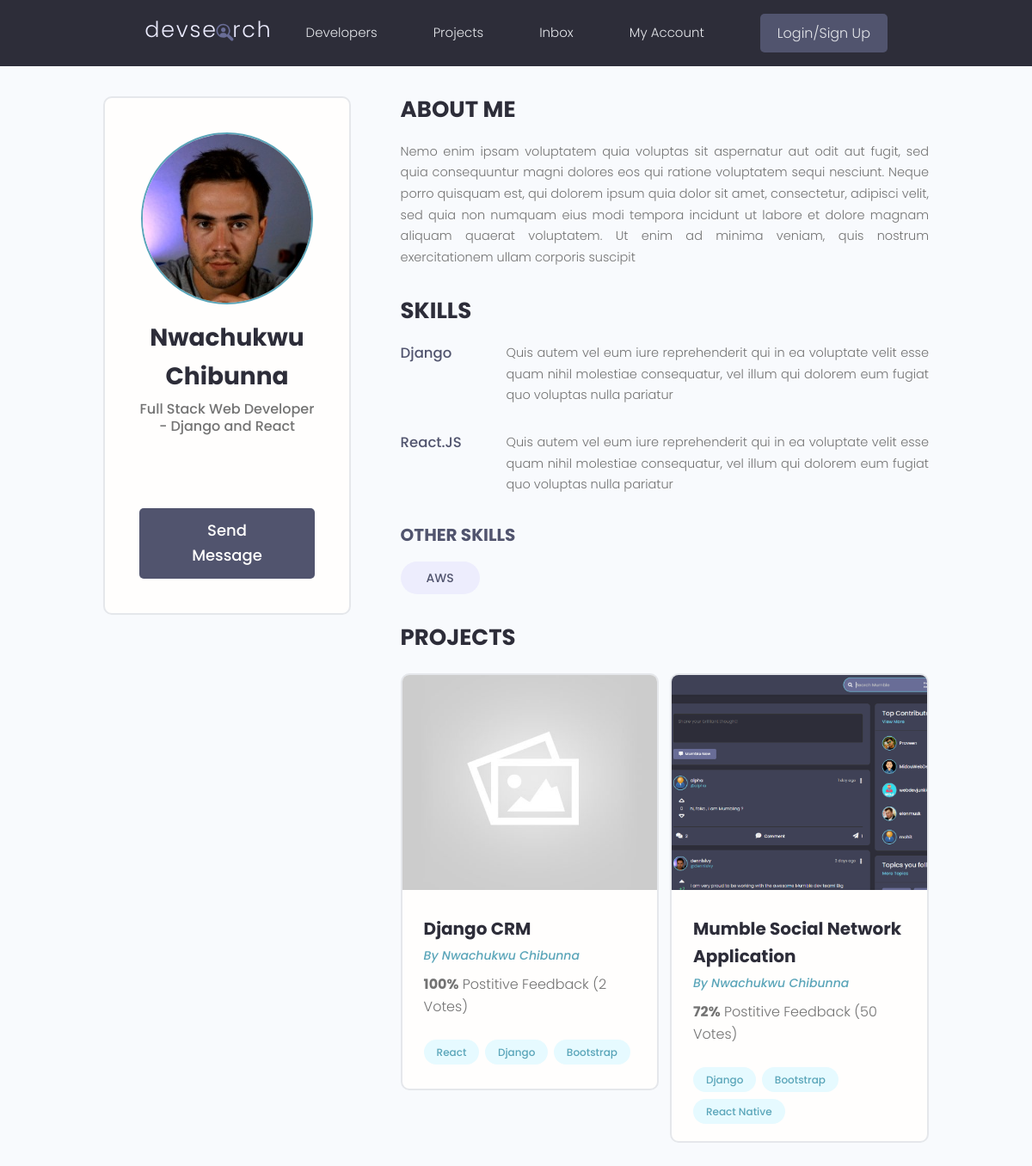
Page /profile/b1259275-53a3-491c-bf79-f12fe0006e2e on the committed database.
### user/models.py (models this page shows, shortened)
class Profile(models.Model):
    user = models.OneToOneField(User, on_delete = models.CASCADE)
    name = models.CharField(max_length = 200, blank = True, null = True,)
    username = models.CharField(max_length = 200, blank = True, null = True,)
    image = models.ImageField(blank = True, null = True, upload_to = 'static/profile', default='profile/user-default.png')
    email = models.EmailField(blank=True, null=True, default='devsearch@email.com')
    profession = models.CharField(max_length = 500, blank = True, null = True,)
    bio  = models.TextField(blank = True, null = True,)
    social_linkedin = models.CharField(max_length = 2000, blank = True, null = True,)
    social_website= models.CharField(max_length = 2000, blank = True, null = True,)
    created = models.DateTimeField(auto_now_add = True)
    id = models. UUIDField(default = uuid.uuid4, editable = False, primary_key = True, unique = True)
    location = models.CharField(max_length = 200, blank = True, null = True,)

class Skill(models.Model):
    owner = models.ForeignKey(Profile, on_delete = models.CASCADE)
    name = models.CharField(max_length = 200, default = '',  blank = True, null = True,)
    about = models.TextField(default = "About Skills", blank = True, null = True)
    created = models.DateTimeField(auto_now_add = True)
    id = models. UUIDField(default = uuid.uuid4, editable = False, primary_key = True, unique = True)
    def __str__(self):
        return self.name

### project/models.py (models this page shows, shortened)
class Project(models.Model):
    owner = models.ForeignKey(Profile, on_delete = models.CASCADE, null = True, blank = True)
    title = models.CharField(max_length = 200)
    description = models.TextField(null=True, blank=True)
    image = models.ImageField(upload_to = 'img', default = 'img/default.jpg')
    tags = models.ManyToManyField('Tag')
    demo_link = models.CharField(max_length = 2000, null=True, blank=True)
    source_link = models.CharField(max_length = 2000, null=True, blank=True)
    id = models.UUIDField(default = uuid.uuid4, editable = False, unique = True, primary_key = True)
    vote_ratio = models.IntegerField(default=0, null = True, blank = True)
    vote_total = models.IntegerField(default=0, null = True, blank = True)
    created = models.DateTimeField(auto_now_add = True)
    class Meta:
        ordering = ['-vote_ratio', '-vote_total', 'title']

class Tag(models.Model):
    name = models.CharField(max_length=200)
    def __str__(self):
        return self.name

### user/views.py (the view)
# urls.py: path('profile/<str:pk>', views.ProfileDetail, name = 'profile-detail'),
def ProfileDetail(request, pk):
    profile = Profile.objects.get(id=pk)
    skill_d = profile.skill_set.filter(about__gte = '20')
    skill = profile.skill_set.exclude(about__gte = '20')
    projects = profile.project_set.all()
    context = {'profile': profile, 'skill_d': skill_d, 'skill': skill, 'projects':projects}
    return render(request, 'user/ProfileDetail.html', context)

### user/templates/user/ProfileDetail.html (shortened to what this page needs)
{% extends 'base.html' %}
{% block content %}
<main class="profile my-md">
    <div class="container">
      <div class="layout">
        <div class="column column--1of3">
          <div class="card text-center">
            <div class="card__body dev">
              <img class="avatar avatar--xl" src="{{profile.image.url}}" />
              <h2 class="dev__name">{{profile.name}}</h2>
              <p class="dev__title">{{profile.profession}}</p>
              <p class="dev__location"{{profile.location}}</p>
              <ul class="dev__social">
              </ul>
              <a href="{% url 'send-message' profile.id %}" class="btn btn--sub btn--lg">Send Message </a>
            </div>
          </div>
        </div>
        <div class="column column--2of3">
          <div class="devInfo">
            <h3 class="devInfo__title">About Me</h3>
            <p class="devInfo__about">
             {{profile.bio}}
            </p>
          </div>
          <div class="devInfo">
            <h3 class="devInfo__title">Skills</h3>
            <div class="devInfo__skills">
                {% for s in skill_d %}
              <div class="devSkill">
                <h4 class="devSkill__title">{{s}}</h4>
                <p class="devSkill__info">
                  {{s.about}}
                </p>
              </div>
             {% endfor %}
              <h3 class="devInfo__subtitle">Other Skills</h3>
              <div class="devInfo__otherSkills">
                  {% for s in skill %}
                <span class="tag tag--pill tag--sub tag--lg">
                  <small>{{s}}</small>
                </span>
                {% endfor %}
              </div>
            </div>
          </div>
          <div class="devInfo">
            <h3 class="devInfo__title">Projects</h3>
            <div class="grid grid--two">
              {% for project in projects %}
              <div class="column">
                <div class="card project">
                  <a href="single-project.html" class="project">
                    <img class="project__thumbnail" src="{{project.image.url}}" alt="project thumbnail" />
                    <div class="card__body">
                      <h3 class="project__title">{{project.title}}</h3>
                      <p><a class="project__author" href="{% url 'profile-detail' project.owner.id %}">By {{project.owner.name}}</a></p>
                      <p class="project--rating">
                        <span style="font-weight: bold;">{{project.vote_ratio}}%</span> Postitive
                        Feedback ({{project.vote_total}} Vote{{project.vote_total|pluralize:"s"}})
                      </p>
                      <div class="project__tags">
                        {% for tag in project.tags.all %}
                        <span class="tag tag--pill tag--main">
                          <small>{{tag}}</small>
                        </span>
                        {% endfor %}
                      </div>
                    </div>
                  </a>
                </div>
              </div>
              {% endfor %}
            </div>
          </div>
        </div>
      </div>
    </div>
  </main>
{% endblock %}

### static/styles/app.css (style rules this page uses)
:root { --color-sub: #2d2d39; }
.btn--sub { background-color: var(--color-sub-light); }
.card { border: 2px solid var(--color-light); }
img { width: 100%; }
.profile .card > .dev { padding: 4rem; }
.dev__name { color: var(--color-sub); font-size: 2.8rem; font-weight: 700; margin-top: 1rem; margin-bottom: 0.5rem; }
.dev__title { font-size: 1.6rem; font-weight: 500; line-height: 1.3; }
.dev__location { margin-top: 1rem; }
.dev__social { margin: 3rem 0; list-style: none; display: flex; justify-content: center; gap: 1.5rem; }
.devInfo { margin-bottom: 3rem; }
.devInfo__title, .devInfo__subtitle { font-size: 2.6rem; color: var(--color-sub); text-transform: uppercase; font-weight: 700; margin-bottom: 1.5rem; }
.devInfo__subtitle { font-size: 2rem; color: var(--color-sub-light); }
.devInfo__about, .devSkill__info { font-size: 1.45rem; line-height: 1.7; text-align: justify; }
.devSkill { margin-bottom: 3rem; }
.devSkill__title { font-size: 1.65rem; font-weight: 500; color: var(--color-sub-light); }
@media screen and (min-width: 700px) { .devSkill { display: flex; justify-content: space-between; gap: 3rem; } }
@media screen and (min-width: 700px) { .devSkill__info { flex-basis: 80%; } }
.project__author { font-size: 1.4rem; font-style: italic; }
.project--rating { margin-bottom: 1.6em; margin-top: .5em; }
.project__thumbnail { height: 25rem; object-fit: cover; object-position: top center; }
.project__title { font-size: 2rem; font-weight: 700; color: var(--color-sub); }

### static/uikit/styles/modules/_variables.css (style rules this page uses)
:root { --color-main: #5aa5b9; --color-main-light: #e6faff; --color-sub: #3f4156; --color-sub-light: #51546e; --color-sub-lighter: #ededfd; --color-text: #737373; --color-gray: #8b8b8b; --color-light: #e5e7eb; --color-light-gray: #767676; --color-bg: #f8fafd; --color-white: #fffefd; --color-white-light: #f3f3f3; --color-success: #359e64; --color-success-bg: #def8e8; --color-error: #fc4b0b; --color-error-bg: #fff2ee; --font-base: 'Poppins', arial, helvetica, 'Segoe UI', roboto, ubuntu, sans-serif; --font-monospace: 'Fira Code', 'Courier New', courier, monospace; --font-regular: 300; --font-medium: 500; --font-bold: 700; --generic-shadow: 1px 1px 5px #00000010; --generic-transition: all 0.3s ease-in-out; }

### static/uikit/styles/modules/_base.css (style rules this page uses)
* { margin: 0; padding: 0; box-sizing: border-box; text-rendering: optimizeLegibility; color: inherit; font-size: inherit; }
html { font-size: 50%; }
@media only screen and (min-width: 480px) { html { font-size: 56.25%; } }
@media only screen and (min-width: 1200px) { html { font-size: 62.5%; } }
body { line-height: 1.6; font-weight: 400; font-size: 1.5rem; color: var(--color-text); background-color: var(--color-bg); min-height: 100vh; }

### static/uikit/styles/modules/_typography.css (style rules this page uses)
* { font-family: var(--font-base); }
h2 { font-size: 3.6rem; font-weight: var(--font-bold); }
h3 { font-size: 3.2rem; font-weight: var(--font-medium); }
h4 { font-size: 2.8rem; font-weight: var(--font-medium); }
p, span, strong { font-size: 1.6rem; color: var(--color-text); font-weight: var(--font-regular); }
a { padding-bottom: 2px; text-decoration: none; display: inline-block; color: var(--color-main); font-weight: var(--font-medium); }

### static/uikit/styles/modules/_utilities.css (style rules this page uses)
.container { width: 92%; max-width: 165rem; margin: 0 auto; box-sizing: border-box; }
@media screen and (min-width: 1000px) { .container { width: 90%; } }
@media screen and (min-width: 1200px) { .container { width: 80%; } }
.text-center { text-align: center; }
.my-md { margin: 3rem auto; }

### static/uikit/styles/modules/_avatar.css (style rules this page uses)
.avatar { border-radius: 50%; border: 2px solid var(--color-main); object-fit: cover; }
.avatar--xl { height: 20rem; width: 20rem; }

### static/uikit/styles/modules/_button.css (style rules this page uses)
.btn { display: inline-block; position: relative; cursor: pointer; background-color: var(--color-light); font-weight: var(--font-medium); color: var(--color-sub); text-decoration: none; padding: 1rem 2rem; border-radius: 0.5rem; border: none; width: -webkit-fit-content; width: -moz-fit-content; width: fit-content; height: -webkit-fit-content; height: -moz-fit-content; height: fit-content; font-size: 1.6rem; outline-width: 0; outline-color: transparent; -webkit-backface-visibility: hidden; backface-visibility: hidden; transition: all 0.3s ease-in-out; }
.btn--sub { background-color: var(--color-sub); color: var(--color-white); }
.btn--lg { font-size: 1.8rem; padding: 1.2rem 4.5rem; }

### static/uikit/styles/modules/_card.css (style rules this page uses)
.card { border-radius: 1rem; background-color: var(--color-white); border: 1.5px solid var(--color-light); width: auto; height: auto; margin-top: 0.5rem; margin-bottom: 0.5rem; overflow: hidden; }
.card__body, .card__header { padding: 2rem 2.5rem; }

### rows in the picture
Profile: image (picture), name "Nwachukwu Chibunna", profession "Full Stack Web Developer - Django and React", bio "Nemo enim ipsam voluptatem quia voluptas sit aspernatur aut odit aut fugit, sed quia consequuntur magni dolores eos qui ratione voluptatem sequi nesciunt. Neque porro quisquam est, qui dolorem ipsum quia dolor sit amet, consectetur, adipisci velit, sed quia non numquam eius modi tempora incidunt ut labore et dolore magnam aliquam quaerat voluptatem. Ut enim ad minima veniam, quis nostrum exercitationem ullam corporis suscipit"
Skill: name "Django", about "Quis autem vel eum iure reprehenderit qui in ea voluptate velit esse quam nihil molestiae consequatur, vel illum qui dolorem eum fugiat quo voluptas nulla pariatur"
Skill: name "React.JS", about "Quis autem vel eum iure reprehenderit qui in ea voluptate velit esse quam nihil molestiae consequatur, vel illum qui dolorem eum fugiat quo voluptas nulla pariatur"
Skill: name "AWS"
Project: image (placeholder picture), title "Django CRM", owner.name "Nwachukwu Chibunna", vote_ratio "100", vote_total "2"
Tag: name "React"
Tag: name "Django"
Tag: name "Bootstrap"
Project: image (picture), title "Mumble Social Network Application", owner.name "Nwachukwu Chibunna", vote_ratio "72", vote_total "50"
Tag: name "React Native"
